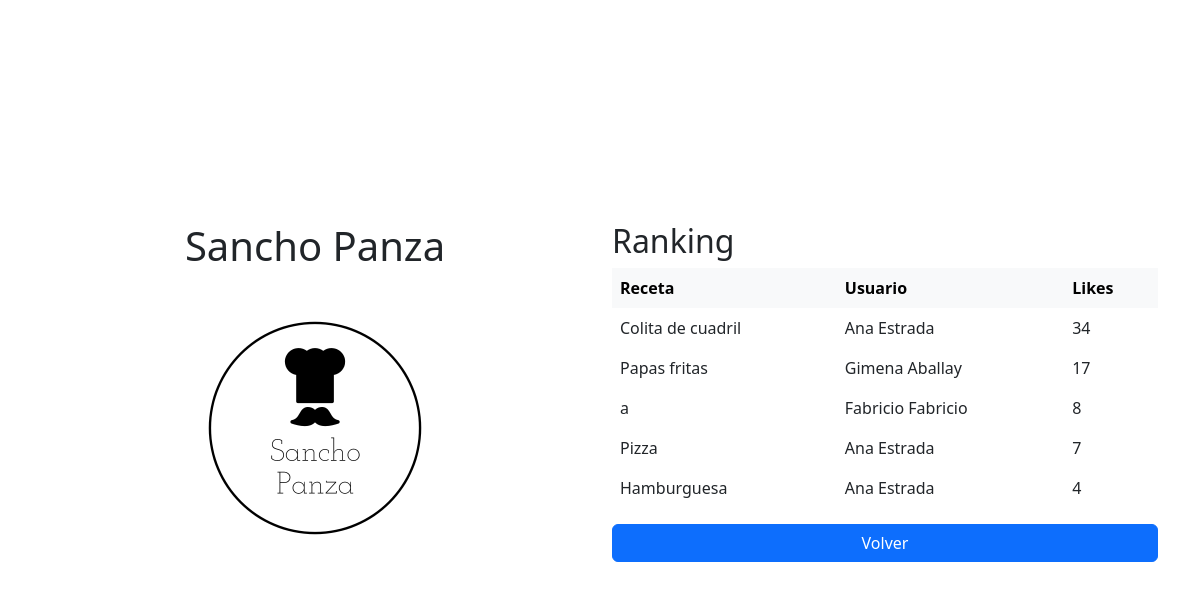
Before: /ranking with the older database file.
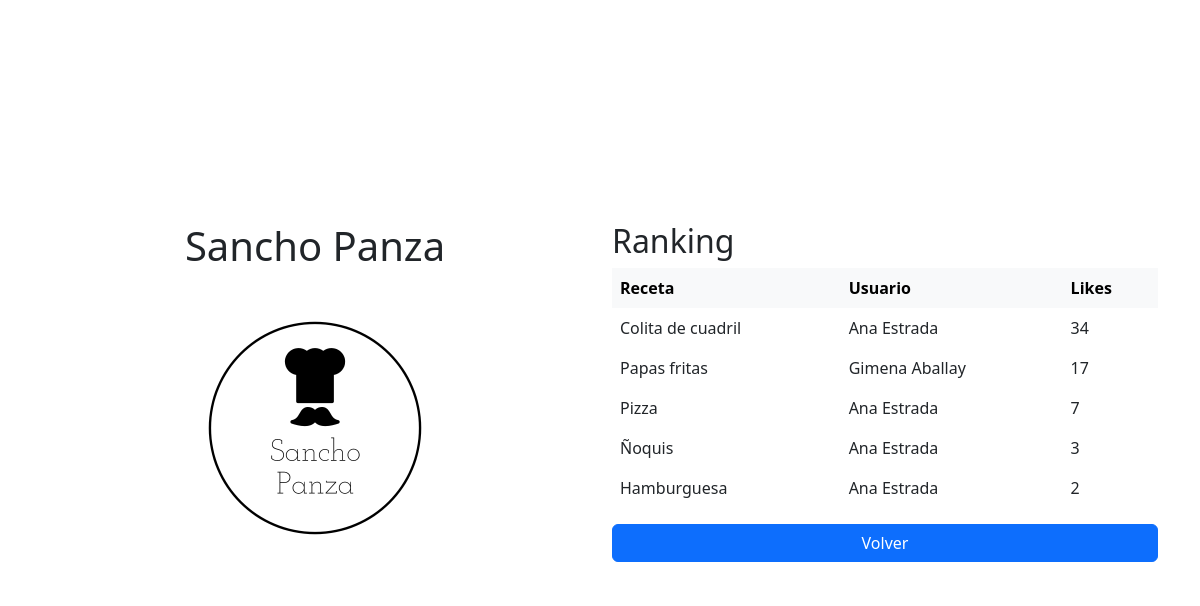
After: the same page with the newer database file.
### src/database.py (models this page shows)
class Receta(db.Model):
    __tablename__ = "receta"
    id = db.Column(db.Integer, primary_key=True)
    nombre = db.Column(db.String(80), nullable=False)
    tiempo = db.Column(db.Integer, nullable=False)
    elaboracion = db.Column(db.Text)
    cantidadmegusta = db.Column(db.Integer, nullable=False)
    fecha = db.Column(db.DateTime)
    usuarioid = db.Column(db.Integer, db.ForeignKey('usuario.id'))
    ingrediente =  db.relationship(
        'Ingrediente',
        backref='receta',
        cascade="all, delete-orphan"
    )

class Usuario(db.Model):
    __tablename__ = 'usuario'
    id = db.Column(db.Integer, primary_key=True)
    nombre = db.Column(db.String(80), nullable=False)
    correo = db.Column(db.String(120), unique=True, nullable=False)
    clave = db.Column(db.String(120), nullable=False)
    receta = db.relationship(
        'Receta',
        backref='usuario',
        cascade="all, delete-orphan"
    )

### src/consultarRecetas.py (the view)
@app.route('/ranking')
def ranking():
	recetas = Receta.query.all()
	recetas.sort(key=lambda x: x.cantidadmegusta, reverse=True)
	return render_template('ranking.html', recetas = recetas[0:5])

### templates/ranking.html (shortened to what this page needs)
{% extends 'base.html' %}
{% block content %}
    <h2>Ranking</h2>
    <table class="table table-hover table-borderless">
        <thead class="table-light">
            <tr>
                <th scope="col">Receta</th>
                <th scope="col">Usuario</th>
                <th scope="col">Likes</th>
            </tr>
        </thead>
        <tbody>
            {% for receta in recetas %}
            <tr>
                <td>{{ receta.nombre }}</td>
                <td>{{ receta.usuario.nombre }}</td>
                <td>{{ receta.cantidadmegusta }}</td>
            </tr>
            {% endfor %}
        </tbody>
    </table>
    <a href="{{ url_for('home') }} " class="d-block w-100 my-3 btn btn-primary">Volver</a>
{% endblock %}

Changed rows visible on the page:
removed Receta: nombre "a", usuario.nombre "Fabricio Fabricio", cantidadmegusta "8"
now on this page (row unchanged): Receta: nombre "Ñoquis", usuario.nombre "Ana Estrada", cantidadmegusta "3"
changed Receta "Hamburguesa": cantidadmegusta "4" → "2"
